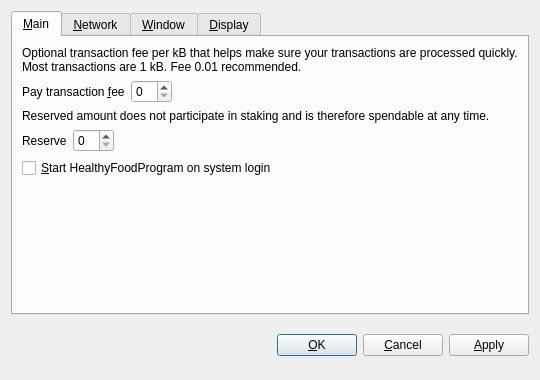
<?xml version="1.0" encoding="UTF-8"?>
<ui version="4.0">
 <class>OptionsDialog</class>
 <widget class="QDialog" name="OptionsDialog">
  <property name="geometry">
   <rect>
    <x>0</x>
    <y>0</y>
    <width>540</width>
    <height>380</height>
   </rect>
  </property>
  <property name="windowTitle">
   <string>Options</string>
  </property>
  <property name="modal">
   <bool>true</bool>
  </property>
  <layout class="QVBoxLayout" name="verticalLayout">
   <item>
    <widget class="QTabWidget" name="tabWidget">
     <property name="tabPosition">
      <enum>QTabWidget::North</enum>
     </property>
     <property name="currentIndex">
      <number>0</number>
     </property>
     <widget class="QWidget" name="tabMain">
      <attribute name="title">
       <string>&amp;Main</string>
      </attribute>
      <layout class="QVBoxLayout" name="verticalLayout_Main">
       <item>
        <widget class="QLabel" name="transactionFeeInfoLabel">
         <property name="text">
          <string>Optional transaction fee per kB that helps make sure your transactions are processed quickly. Most transactions are 1 kB. Fee 0.01 recommended.</string>
         </property>
         <property name="textFormat">
          <enum>Qt::PlainText</enum>
         </property>
         <property name="wordWrap">
          <bool>true</bool>
         </property>
        </widget>
       </item>
       <item>
        <layout class="QHBoxLayout" name="horizontalLayoutFee">
         <item>
          <widget class="QLabel" name="transactionFeeLabel">
           <property name="text">
            <string>Pay transaction &amp;fee</string>
           </property>
           <property name="textFormat">
            <enum>Qt::PlainText</enum>
           </property>
           <property name="buddy">
            <cstring>transactionFee</cstring>
           </property>
          </widget>
         </item>
         <item>
          <widget class="BitcoinAmountField" name="transactionFee"/>
         </item>
         <item>
          <spacer name="horizontalSpacerFee">
           <property name="orientation">
            <enum>Qt::Horizontal</enum>
           </property>
           <property name="sizeHint" stdset="0">
            <size>
             <width>40</width>
             <height>20</height>
            </size>
           </property>
          </spacer>
         </item>
        </layout>
       </item>
       <item>
        <widget class="QLabel" name="reserveBalanceInfoLabel">
         <property name="text">
          <string>Reserved amount does not participate in staking and is therefore spendable at any time.</string>
         </property>
         <property name="textFormat">
          <enum>Qt::PlainText</enum>
         </property>
         <property name="wordWrap">
          <bool>true</bool>
         </property>
        </widget>
       </item>
       <item>
        <layout class="QHBoxLayout" name="horizontalLayoutReserveBalance">
         <item>
          <widget class="QLabel" name="reserveBalanceLabel">
           <property name="text">
            <string>Reserve</string>
           </property>
           <property name="textFormat">
            <enum>Qt::PlainText</enum>
           </property>
           <property name="buddy">
            <cstring>reserveBalance</cstring>
           </property>
          </widget>
         </item>
         <item>
          <widget class="BitcoinAmountField" name="reserveBalance"/>
         </item>
         <item>
          <spacer name="horizontalSpacerReserveBalance">
           <property name="orientation">
            <enum>Qt::Horizontal</enum>
           </property>
           <property name="sizeHint" stdset="0">
            <size>
             <width>40</width>
             <height>20</height>
            </size>
           </property>
          </spacer>
         </item>
        </layout>
       </item>
       <item>
        <widget class="QCheckBox" name="bitcoinAtStartup">
         <property name="toolTip">
          <string>Automatically start HealthyFoodProgram after logging in to the system.</string>
         </property>
         <property name="text">
          <string>&amp;Start HealthyFoodProgram on system login</string>
         </property>
        </widget>
       </item>
       <item>
        <spacer name="verticalSpacer_Main">
         <property name="orientation">
          <enum>Qt::Vertical</enum>
         </property>
         <property name="sizeHint" stdset="0">
          <size>
           <width>20</width>
           <height>40</height>
          </size>
         </property>
        </spacer>
       </item>
      </layout>
     </widget>
     <widget class="QWidget" name="tabNetwork">
      <attribute name="title">
       <string>&amp;Network</string>
      </attribute>
      <layout class="QVBoxLayout" name="verticalLayout_Network">
       <item>
        <widget class="QCheckBox" name="mapPortUpnp">
         <property name="toolTip">
          <string>Automatically open the HealthyFoodProgram client port on the router. This only works when your router supports UPnP and it is enabled.</string>
         </property>
         <property name="text">
          <string>Map port using &amp;UPnP</string>
         </property>
        </widget>
       </item>
       <item>
        <widget class="QCheckBox" name="connectSocks">
         <property name="toolTip">
          <string>Connect to the HealthyFoodProgram network through a SOCKS proxy (e.g. when connecting through Tor).</string>
         </property>
         <property name="text">
          <string>&amp;Connect through SOCKS proxy:</string>
         </property>
        </widget>
       </item>
       <item>
        <layout class="QHBoxLayout" name="horizontalLayout_Network">
         <item>
          <widget class="QLabel" name="proxyIpLabel">
           <property name="text">
            <string>Proxy &amp;IP:</string>
           </property>
           <property name="textFormat">
            <enum>Qt::PlainText</enum>
           </property>
           <property name="buddy">
            <cstring>proxyIp</cstring>
           </property>
          </widget>
         </item>
         <item>
          <widget class="QValidatedLineEdit" name="proxyIp">
           <property name="maximumSize">
            <size>
             <width>140</width>
             <height>16777215</height>
            </size>
           </property>
           <property name="toolTip">
            <string>IP address of the proxy (e.g. 127.0.0.1)</string>
           </property>
          </widget>
         </item>
         <item>
          <widget class="QLabel" name="proxyPortLabel">
           <property name="text">
            <string>&amp;Port:</string>
           </property>
           <property name="textFormat">
            <enum>Qt::PlainText</enum>
           </property>
           <property name="buddy">
            <cstring>proxyPort</cstring>
           </property>
          </widget>
         </item>
         <item>
          <widget class="QLineEdit" name="proxyPort">
           <property name="maximumSize">
            <size>
             <width>55</width>
             <height>16777215</height>
            </size>
           </property>
           <property name="toolTip">
            <string>Port of the proxy (e.g. 9050)</string>
           </property>
          </widget>
         </item>
         <item>
          <widget class="QLabel" name="socksVersionLabel">
           <property name="text">
            <string>SOCKS &amp;Version:</string>
           </property>
           <property name="textFormat">
            <enum>Qt::PlainText</enum>
           </property>
           <property name="buddy">
            <cstring>socksVersion</cstring>
           </property>
          </widget>
         </item>
         <item>
          <widget class="QValueComboBox" name="socksVersion">
           <property name="toolTip">
            <string>SOCKS version of the proxy (e.g. 5)</string>
           </property>
          </widget>
         </item>
         <item>
          <spacer name="horizontalSpacer_Network">
           <property name="orientation">
            <enum>Qt::Horizontal</enum>
           </property>
           <property name="sizeHint" stdset="0">
            <size>
             <width>40</width>
             <height>20</height>
            </size>
           </property>
          </spacer>
         </item>
        </layout>
       </item>
       <item>
        <spacer name="verticalSpacer_Network">
         <property name="orientation">
          <enum>Qt::Vertical</enum>
         </property>
         <property name="sizeHint" stdset="0">
          <size>
           <width>20</width>
           <height>40</height>
          </size>
         </property>
        </spacer>
       </item>
      </layout>
     </widget>
     <widget class="QWidget" name="tabWindow">
      <attribute name="title">
       <string>&amp;Window</string>
      </attribute>
      <layout class="QVBoxLayout" name="verticalLayout_Window">
       <item>
        <widget class="QCheckBox" name="minimizeToTray">
         <property name="toolTip">
          <string>Show only a tray icon after minimizing the window.</string>
         </property>
         <property name="text">
          <string>&amp;Minimize to the tray instead of the taskbar</string>
         </property>
        </widget>
       </item>
       <item>
        <widget class="QCheckBox" name="minimizeOnClose">
         <property name="toolTip">
          <string>Minimize instead of exit the application when the window is closed. When this option is enabled, the application will be closed only after selecting Quit in the menu.</string>
         </property>
         <property name="text">
          <string>M&amp;inimize on close</string>
         </property>
        </widget>
       </item>
       <item>
        <spacer name="verticalSpacer_Window">
         <property name="orientation">
          <enum>Qt::Vertical</enum>
         </property>
         <property name="sizeHint" stdset="0">
          <size>
           <width>20</width>
           <height>40</height>
          </size>
         </property>
        </spacer>
       </item>
      </layout>
     </widget>
     <widget class="QWidget" name="tabDisplay">
      <attribute name="title">
       <string>&amp;Display</string>
      </attribute>
      <layout class="QVBoxLayout" name="verticalLayout_Display">
       <item>
        <layout class="QHBoxLayout" name="horizontalLayout_1_Display">
         <item>
          <widget class="QLabel" name="langLabel">
           <property name="text">
            <string>User Interface &amp;language:</string>
           </property>
           <property name="textFormat">
            <enum>Qt::PlainText</enum>
           </property>
           <property name="buddy">
            <cstring>lang</cstring>
           </property>
          </widget>
         </item>
         <item>
          <widget class="QValueComboBox" name="lang">
           <property name="toolTip">
            <string>The user interface language can be set here. This setting will take effect after restarting HealthyFoodProgram.</string>
           </property>
          </widget>
         </item>
        </layout>
       </item>
       <item>
        <layout class="QHBoxLayout" name="horizontalLayout_2_Display">
         <item>
          <widget class="QLabel" name="unitLabel">
           <property name="text">
            <string>&amp;Unit to show amounts in:</string>
           </property>
           <property name="textFormat">
            <enum>Qt::PlainText</enum>
           </property>
           <property name="buddy">
            <cstring>unit</cstring>
           </property>
          </widget>
         </item>
         <item>
          <widget class="QValueComboBox" name="unit">
           <property name="toolTip">
            <string>Choose the default subdivision unit to show in the interface and when sending coins.</string>
           </property>
          </widget>
         </item>
        </layout>
       </item>
       <item>
        <widget class="QCheckBox" name="displayAddresses">
         <property name="toolTip">
          <string>Whether to show HealthyFoodProgram addresses in the transaction list or not.</string>
         </property>
         <property name="text">
          <string>&amp;Display addresses in transaction list</string>
         </property>
        </widget>
       </item>
       <item>
        <widget class="QCheckBox" name="coinControlFeatures">
         <property name="toolTip">
          <string>Whether to show coin control features or not.</string>
         </property>
         <property name="text">
          <string>Display coin &amp;control features (experts only!)</string>
         </property>
        </widget>
       </item>
       <item>
        <spacer name="verticalSpacer_Display">
         <property name="orientation">
          <enum>Qt::Vertical</enum>
         </property>
         <property name="sizeHint" stdset="0">
          <size>
           <width>20</width>
           <height>40</height>
          </size>
         </property>
        </spacer>
       </item>
      </layout>
     </widget>
    </widget>
   </item>
   <item>
    <layout class="QHBoxLayout" name="horizontalLayout_Buttons">
     <item>
      <spacer name="horizontalSpacer_1">
       <property name="orientation">
        <enum>Qt::Horizontal</enum>
       </property>
       <property name="sizeHint" stdset="0">
        <size>
         <width>40</width>
         <height>48</height>
        </size>
       </property>
      </spacer>
     </item>
     <item>
      <widget class="QLabel" name="statusLabel">
       <property name="font">
        <font>
         <weight>75</weight>
         <bold>true</bold>
        </font>
       </property>
       <property name="text">
        <string/>
       </property>
       <property name="textFormat">
        <enum>Qt::PlainText</enum>
       </property>
       <property name="wordWrap">
        <bool>true</bool>
       </property>
      </widget>
     </item>
     <item>
      <spacer name="horizontalSpacer_2">
       <property name="orientation">
        <enum>Qt::Horizontal</enum>
       </property>
       <property name="sizeHint" stdset="0">
        <size>
         <width>40</width>
         <height>48</height>
        </size>
       </property>
      </spacer>
     </item>
     <item>
      <widget class="QPushButton" name="okButton">
       <property name="text">
        <string>&amp;OK</string>
       </property>
      </widget>
     </item>
     <item>
      <widget class="QPushButton" name="cancelButton">
       <property name="text">
        <string>&amp;Cancel</string>
       </property>
       <property name="autoDefault">
        <bool>false</bool>
       </property>
      </widget>
     </item>
     <item>
      <widget class="QPushButton" name="applyButton">
       <property name="text">
        <string>&amp;Apply</string>
       </property>
       <property name="autoDefault">
        <bool>false</bool>
       </property>
      </widget>
     </item>
    </layout>
   </item>
  </layout>
 </widget>
 <customwidgets>
  <customwidget>
   <class>BitcoinAmountField</class>
   <extends>QSpinBox</extends>
   <header>bitcoinamountfield.h</header>
  </customwidget>
  <customwidget>
   <class>QValueComboBox</class>
   <extends>QComboBox</extends>
   <header>qvaluecombobox.h</header>
  </customwidget>
  <customwidget>
   <class>QValidatedLineEdit</class>
   <extends>QLineEdit</extends>
   <header>qvalidatedlineedit.h</header>
  </customwidget>
 </customwidgets>
 <resources/>
 <connections/>
</ui>
